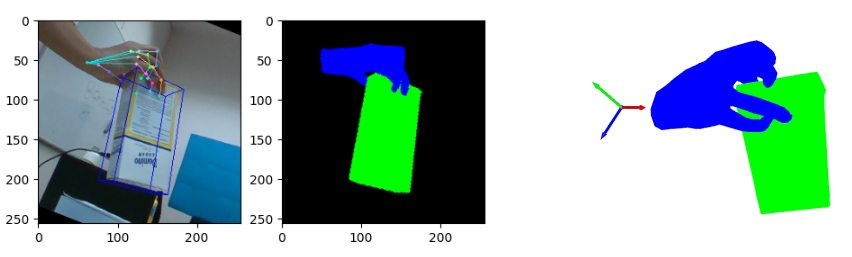

The script that drew this image:
import open3d as o3d
import pickle
import numpy as np
import matplotlib.pyplot as plt
import argparse
import os
import cv2
import torch
import smplx
from PIL import Image, ImageDraw
plt.ion()


def loadPickleData(fName):
    with open(fName, 'rb') as f:
        try:
            pickData = pickle.load(f, encoding='latin1')
        except:
            pickData = pickle.load(f)

    return pickData

def get_mano_vertices(mano_layer, pose, shape, transl):
    mesh = mano_layer(global_orient=torch.from_numpy(pose[:3]).float().unsqueeze(0),
                                      hand_pose=torch.from_numpy(pose[3:]).float().unsqueeze(0),
                                      betas=torch.from_numpy(shape).float().unsqueeze(0),
                                      transl=torch.from_numpy(transl).float().unsqueeze(0))

    return mesh.vertices[0].numpy(), mano_layer.faces, mesh.joints[0].numpy()

def vis_2d_obj_corners(imgIn, gtIn, estIn=None, filename=None, upscale=1, lineThickness=3):
    jointConns = [[0, 1, 3, 2, 0], [4, 5, 7, 6, 4], [0, 4], [1, 5], [2, 6], [3, 7]]
    jointColsGt = (255,0,0)
    newCol = (jointColsGt[0] + jointColsGt[1] + jointColsGt[2]) / 3
    jointColsEst  = (newCol, newCol, newCol)

    # draws lines connected using jointConns
    img = np.zeros((imgIn.shape[0], imgIn.shape[1], imgIn.shape[2]), dtype=np.uint8)
    img[:, :, :] = (imgIn).astype(np.uint8)

    img = cv2.resize(img, (upscale * imgIn.shape[1], upscale * imgIn.shape[0]), interpolation=cv2.INTER_CUBIC)
    if gtIn is not None:
        gt = gtIn.copy() * upscale
    if estIn is not None:
        est = estIn.copy() * upscale

    for i in range(len(jointConns)):
        for j in range(len(jointConns[i]) - 1):
            jntC = jointConns[i][j]
            jntN = jointConns[i][j+1]
            if gtIn is not None:
                cv2.line(img, (int(gt[jntC,0]), int(gt[jntC,1])), (int(gt[jntN,0]), int(gt[jntN,1])), jointColsGt, lineThickness)
            if estIn is not None:
                cv2.line(img, (int(est[jntC,0]), int(est[jntC,1])), (int(est[jntN,0]), int(est[jntN,1])), jointColsEst, lineThickness)

    if filename is not None:
        cv2.imwrite(filename, img)

    return img


def get_keypoint_rgb(skeleton):
    rgb_dict = {}
    for joint_id in range(len(skeleton)):
        joint_name = skeleton[joint_id]['name']

        if joint_name.endswith('thumb_null'):
            rgb_dict[joint_name] = (255, 0, 0)
        elif joint_name.endswith('thumb3'):
            rgb_dict[joint_name] = (255, 51, 51)
        elif joint_name.endswith('thumb2'):
            rgb_dict[joint_name] = (255, 102, 102)
        elif joint_name.endswith('thumb1'):
            rgb_dict[joint_name] = (255, 153, 153)
        elif joint_name.endswith('thumb0'):
            rgb_dict[joint_name] = (255, 204, 204)
        elif joint_name.endswith('index_null'):
            rgb_dict[joint_name] = (0, 255, 0)
        elif joint_name.endswith('index3'):
            rgb_dict[joint_name] = (51, 255, 51)
        elif joint_name.endswith('index2'):
            rgb_dict[joint_name] = (102, 255, 102)
        elif joint_name.endswith('index1'):
            rgb_dict[joint_name] = (153, 255, 153)
        elif joint_name.endswith('middle_null'):
            rgb_dict[joint_name] = (255, 128, 0)
        elif joint_name.endswith('middle3'):
            rgb_dict[joint_name] = (255, 153, 51)
        elif joint_name.endswith('middle2'):
            rgb_dict[joint_name] = (255, 178, 102)
        elif joint_name.endswith('middle1'):
            rgb_dict[joint_name] = (255, 204, 153)
        elif joint_name.endswith('ring_null'):
            rgb_dict[joint_name] = (0, 128, 255)
        elif joint_name.endswith('ring3'):
            rgb_dict[joint_name] = (51, 153, 255)
        elif joint_name.endswith('ring2'):
            rgb_dict[joint_name] = (102, 178, 255)
        elif joint_name.endswith('ring1'):
            rgb_dict[joint_name] = (153, 204, 255)
        elif joint_name.endswith('pinky_null'):
            rgb_dict[joint_name] = (255, 0, 255)
        elif joint_name.endswith('pinky3'):
            rgb_dict[joint_name] = (255, 51, 255)
        elif joint_name.endswith('pinky2'):
            rgb_dict[joint_name] = (255, 102, 255)
        elif joint_name.endswith('pinky1'):
            rgb_dict[joint_name] = (255, 153, 255)
        else:
            rgb_dict[joint_name] = (230, 230, 0)

    return rgb_dict

def vis_2d_hand(img, kps, score, skeleton, filename=None, score_thr=0.4, line_width=3, circle_rad=3, save_path=None, hand_type='right'):
    rgb_dict = get_keypoint_rgb(skeleton)
    _img = Image.fromarray(img.astype('uint8'))
    draw = ImageDraw.Draw(_img)
    for i in range(21):
        joint_name = skeleton[i]['name']
        pid = skeleton[i]['parent_id']
        parent_joint_name = skeleton[pid]['name']

        colr_p_in = list(rgb_dict[parent_joint_name])
        colr_in = list(rgb_dict[joint_name])

        colr_p = colr_p_in
        colr = colr_in

        if score[i] > score_thr and score[pid] > score_thr and pid != -1:
            draw.line([(kps[i][0], kps[i][1]), (kps[pid][0], kps[pid][1])], fill=tuple(colr_p), width=line_width)
        if score[i] > score_thr:
            draw.ellipse(
                (kps[i][0] - circle_rad, kps[i][1] - circle_rad, kps[i][0] + circle_rad, kps[i][1] + circle_rad),
                fill=tuple(colr))
        if score[pid] > score_thr and pid != -1:
            draw.ellipse((kps[pid][0] - circle_rad, kps[pid][1] - circle_rad, kps[pid][0] + circle_rad,
                          kps[pid][1] + circle_rad), fill=tuple(colr_p))

    return np.array(_img)

def load_skeleton(path, joint_num):

    # load joint info (name, parent_id)
    skeleton = [{} for _ in range(joint_num)]

    with open(path) as fp:
        for line in fp:
            if line[0] == '#': continue
            splitted = line.split(' ')
            joint_name, joint_id, joint_parent_id = splitted
            joint_id, joint_parent_id = int(joint_id), int(joint_parent_id)
            skeleton[joint_id]['name'] = joint_name
            skeleton[joint_id]['parent_id'] = joint_parent_id
    # save child_id
    for i in range(len(skeleton)):
        joint_child_id = []
        for j in range(len(skeleton)):
            if skeleton[j]['parent_id'] == i:
                joint_child_id.append(j)
        skeleton[i]['child_id'] = joint_child_id

    return skeleton

def main():
    parser = argparse.ArgumentParser()
    parser.add_argument('--dataset_dir', type=str, required=True)
    parser.add_argument('--smplx_path', type=str, required=True)
    parser.add_argument('--object_models_dir', type=str, required=True)
    args = parser.parse_args()

    mano_layer = smplx.create(args.smplx_path, 'mano', use_pca=False, is_rhand=True, flat_hand_mean=True)

    img_dir = os.path.join(args.dataset_dir, 'train', 'images')
    anno_dir = os.path.join(args.dataset_dir, 'train', 'annotations')
    seg_dir = os.path.join(args.dataset_dir, 'train', 'seg')

    with open(os.path.join(args.dataset_dir, 'train.txt'), 'r') as f:
        files = f.readlines()
        files = [f.strip() for f in files]

    skeleton = load_skeleton(os.path.join(args.dataset_dir,'skeleton.txt'), 42)

    fig, ax = plt.subplots(1, 2)

    for f in files:
        # load image and annotation
        img = cv2.imread(os.path.join(img_dir, f+'.png'))
        seg = cv2.imread(os.path.join(seg_dir, f+'.png'))
        anno = loadPickleData(os.path.join(anno_dir, f+'.pickle'))

        # display the 2d projections of object corners and hand joints
        img = vis_2d_obj_corners(img, anno['obj_corners_2d'], lineThickness=1)
        img = vis_2d_hand(img, anno['joint_2d'], np.ones((21)), skeleton, line_width=1,
                                   circle_rad=1.5, hand_type='right')

        # display image and segmentation
        ax[0].imshow(img[:, :, ::-1])
        ax[1].imshow(seg[:, :, ::-1])
        plt.waitforbuttonpress(1)

        joint_locs = anno['joint_3d']
        mano_pose = anno['mano_pose']
        mano_shape = anno['mano_shape']

        obj_name = anno['obj_name']
        obj_rot = anno['obj_rot']
        obj_trans_root = anno['obj_trans']  # this obj translation is wrt root joint of hand
        # Get obj translation wrt to global frame of reference
        obj_trans_global = obj_trans_root + joint_locs[20]


        # Get MANO vertices and faces
        verts_right, faces, _ = get_mano_vertices(mano_layer, mano_pose, mano_shape,
                                                  np.zeros((3,)))



        # visualize hand and object meshes in open3d
        mesh_list = []
        opencv_to_opengl_conv = np.array([[1, 0, 0, 0], [0, -1, 0, 0], [0, 0, -1, 0], [0, 0, 0, 1]]) * 1.0

        mesh_right_o3d = o3d.geometry.TriangleMesh()
        mesh_right_o3d.vertices = o3d.utility.Vector3dVector(verts_right)
        mesh_right_o3d.triangles = o3d.utility.Vector3iVector(faces)
        mesh_right_o3d.paint_uniform_color([0,0,1.])
        mesh_list.append(mesh_right_o3d.transform(opencv_to_opengl_conv))

        obj_mesh_path = os.path.join(args.object_models_dir, obj_name, 'textured.obj')
        obj_mesh = o3d.io.read_triangle_mesh(obj_mesh_path)
        obj_mesh.rotate(cv2.Rodrigues(obj_rot)[0].squeeze())
        obj_mesh.translate(obj_trans_global)
        obj_mesh.transform(opencv_to_opengl_conv)
        obj_mesh.paint_uniform_color([0, 1., 0.])
        mesh_list.append(obj_mesh)

        coord_mesh = o3d.geometry.TriangleMesh.create_coordinate_frame(size=0.05)
        mesh_list.append(coord_mesh)

        o3d.visualization.draw_geometries(mesh_list, mesh_show_back_face=True)
        print('Press \'Q\' on the open3d window to go to the next image...')

if __name__ == '__main__':
    main()
